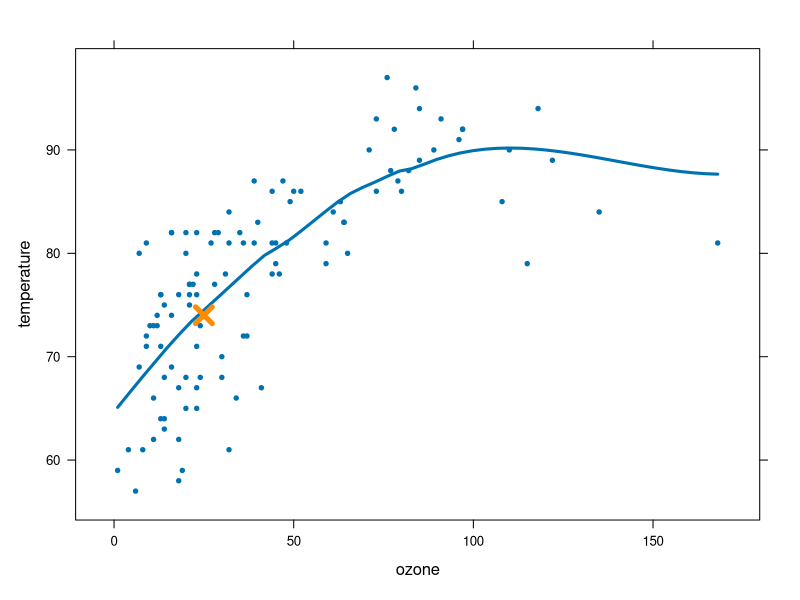

This chart was generated by the following R code:
## ---- chunk 1
library(lattice)
data(environmental)

predictEnvironmental <- function(outcome, ozone) { 
  modelFit <- loess(outcome ~ environmental$ozone)
  predict(modelFit, ozone)
}

predictEnvironmental(environmental$temperature, 25)

## ---- chunk 2
xyplot(temperature ~ ozone, data = environmental, pch = 20,
             panel = function(x, y, ...) {
               panel.xyplot(x, y, ...)
               panel.loess(x, y, lwd = 3)
               panel.points(x = 25, y = predictEnvironmental(environmental$temperature, 25), col = 'darkorange', pch = 4, cex = 2, lwd = 5)
             })
